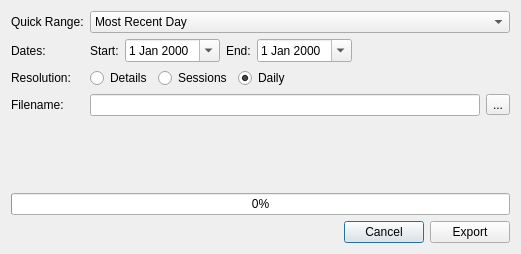
<?xml version="1.0" encoding="UTF-8"?>
<ui version="4.0">
 <class>ExportCSV</class>
 <widget class="QDialog" name="ExportCSV">
  <property name="geometry">
   <rect>
    <x>0</x>
    <y>0</y>
    <width>521</width>
    <height>254</height>
   </rect>
  </property>
  <property name="windowTitle">
   <string>Export as CSV</string>
  </property>
  <property name="windowIcon">
   <iconset resource="../Resources.qrc">
    <normaloff>:/icons/save.png</normaloff>:/icons/save.png</iconset>
  </property>
  <layout class="QFormLayout" name="formLayout">
   <item row="3" column="0">
    <widget class="QLabel" name="label_6">
     <property name="text">
      <string>Dates:</string>
     </property>
    </widget>
   </item>
   <item row="6" column="0">
    <widget class="QLabel" name="label_4">
     <property name="sizePolicy">
      <sizepolicy hsizetype="Fixed" vsizetype="Preferred">
       <horstretch>0</horstretch>
       <verstretch>0</verstretch>
      </sizepolicy>
     </property>
     <property name="text">
      <string>Resolution:</string>
     </property>
    </widget>
   </item>
   <item row="6" column="1">
    <layout class="QHBoxLayout" name="horizontalLayout_4">
     <item>
      <widget class="QRadioButton" name="rb1_details">
       <property name="text">
        <string>Details</string>
       </property>
      </widget>
     </item>
     <item>
      <widget class="QRadioButton" name="rb1_Sessions">
       <property name="text">
        <string>Sessions</string>
       </property>
      </widget>
     </item>
     <item>
      <widget class="QRadioButton" name="rb1_Summary">
       <property name="text">
        <string>Daily</string>
       </property>
       <property name="checked">
        <bool>true</bool>
       </property>
      </widget>
     </item>
     <item>
      <spacer name="horizontalSpacer_3">
       <property name="orientation">
        <enum>Qt::Horizontal</enum>
       </property>
       <property name="sizeHint" stdset="0">
        <size>
         <width>40</width>
         <height>20</height>
        </size>
       </property>
      </spacer>
     </item>
    </layout>
   </item>
   <item row="8" column="0">
    <widget class="QLabel" name="label_5">
     <property name="text">
      <string>Filename:</string>
     </property>
    </widget>
   </item>
   <item row="12" column="0" colspan="2">
    <layout class="QHBoxLayout" name="horizontalLayout">
     <item>
      <spacer name="horizontalSpacer">
       <property name="orientation">
        <enum>Qt::Horizontal</enum>
       </property>
       <property name="sizeHint" stdset="0">
        <size>
         <width>40</width>
         <height>20</height>
        </size>
       </property>
      </spacer>
     </item>
     <item>
      <widget class="QPushButton" name="cancelButton">
       <property name="text">
        <string>Cancel</string>
       </property>
      </widget>
     </item>
     <item>
      <widget class="QPushButton" name="exportButton">
       <property name="text">
        <string>Export</string>
       </property>
      </widget>
     </item>
    </layout>
   </item>
   <item row="3" column="1">
    <layout class="QHBoxLayout" name="horizontalLayout_2">
     <item>
      <widget class="QLabel" name="startLabel">
       <property name="sizePolicy">
        <sizepolicy hsizetype="Fixed" vsizetype="Preferred">
         <horstretch>0</horstretch>
         <verstretch>0</verstretch>
        </sizepolicy>
       </property>
       <property name="text">
        <string>Start:</string>
       </property>
      </widget>
     </item>
     <item>
      <widget class="QDateEdit" name="startDate">
       <property name="currentSection">
        <enum>QDateTimeEdit::DaySection</enum>
       </property>
       <property name="calendarPopup">
        <bool>true</bool>
       </property>
      </widget>
     </item>
     <item>
      <widget class="QLabel" name="endLabel">
       <property name="sizePolicy">
        <sizepolicy hsizetype="Fixed" vsizetype="Preferred">
         <horstretch>0</horstretch>
         <verstretch>0</verstretch>
        </sizepolicy>
       </property>
       <property name="text">
        <string>End:</string>
       </property>
      </widget>
     </item>
     <item>
      <widget class="QDateEdit" name="endDate">
       <property name="currentSection">
        <enum>QDateTimeEdit::DaySection</enum>
       </property>
       <property name="calendarPopup">
        <bool>true</bool>
       </property>
      </widget>
     </item>
     <item>
      <spacer name="horizontalSpacer_2">
       <property name="orientation">
        <enum>Qt::Horizontal</enum>
       </property>
       <property name="sizeHint" stdset="0">
        <size>
         <width>40</width>
         <height>20</height>
        </size>
       </property>
      </spacer>
     </item>
    </layout>
   </item>
   <item row="0" column="0">
    <widget class="QLabel" name="label_3">
     <property name="sizePolicy">
      <sizepolicy hsizetype="Fixed" vsizetype="Preferred">
       <horstretch>0</horstretch>
       <verstretch>0</verstretch>
      </sizepolicy>
     </property>
     <property name="text">
      <string>Quick Range:</string>
     </property>
    </widget>
   </item>
   <item row="0" column="1">
    <widget class="QComboBox" name="quickRangeCombo">
     <item>
      <property name="text">
       <string>Most Recent Day</string>
      </property>
     </item>
     <item>
      <property name="text">
       <string>Last Week</string>
      </property>
     </item>
     <item>
      <property name="text">
       <string>Last Fortnight</string>
      </property>
     </item>
     <item>
      <property name="text">
       <string>Last Month</string>
      </property>
     </item>
     <item>
      <property name="text">
       <string>Last 6 Months</string>
      </property>
     </item>
     <item>
      <property name="text">
       <string>Last Year</string>
      </property>
     </item>
     <item>
      <property name="text">
       <string>Everything</string>
      </property>
     </item>
     <item>
      <property name="text">
       <string>Custom</string>
      </property>
     </item>
    </widget>
   </item>
   <item row="8" column="1">
    <layout class="QHBoxLayout" name="horizontalLayout_5">
     <item>
      <widget class="QLineEdit" name="filenameEdit"/>
     </item>
     <item>
      <widget class="QToolButton" name="filenameBrowseButton">
       <property name="text">
        <string notr="true">...</string>
       </property>
       <property name="icon">
        <iconset resource="../Resources.qrc">
         <normaloff>:/icons/save.png</normaloff>:/icons/save.png</iconset>
       </property>
      </widget>
     </item>
    </layout>
   </item>
   <item row="10" column="0" colspan="2">
    <spacer name="verticalSpacer">
     <property name="orientation">
      <enum>Qt::Vertical</enum>
     </property>
     <property name="sizeHint" stdset="0">
      <size>
       <width>20</width>
       <height>40</height>
      </size>
     </property>
    </spacer>
   </item>
   <item row="11" column="0" colspan="2">
    <widget class="QProgressBar" name="progressBar">
     <property name="value">
      <number>0</number>
     </property>
    </widget>
   </item>
  </layout>
 </widget>
 <resources>
  <include location="../Resources.qrc"/>
 </resources>
 <connections>
  <connection>
   <sender>cancelButton</sender>
   <signal>clicked()</signal>
   <receiver>ExportCSV</receiver>
   <slot>reject()</slot>
   <hints>
    <hint type="sourcelabel">
     <x>377</x>
     <y>230</y>
    </hint>
    <hint type="destinationlabel">
     <x>260</x>
     <y>126</y>
    </hint>
   </hints>
  </connection>
 </connections>
</ui>
